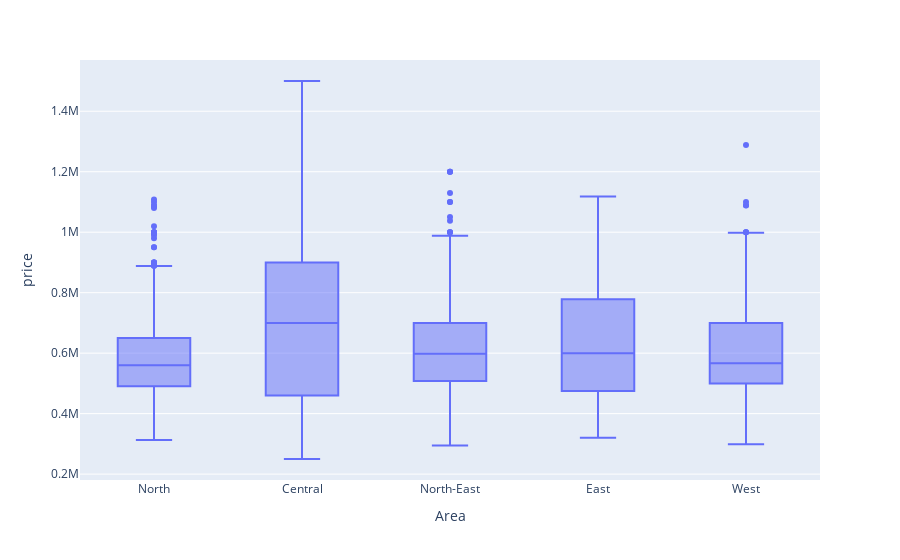

Notebook code for this chart:
### Code cell
px.box(df, "Area", "price")

### Figure 1 — Plotly figure (JSON) as saved in the notebook; plotly's stock layout.template omitted (floating-point values rounded to 4 significant figures; data arrays with more than 128 entries replaced by an {"elided": "..."} marker saying what was removed)
{"data": [{"alignmentgroup": "True", "hovertemplate": "Area=%{x}<br>price=%{y}<extra></extra>", "legendgroup": "", "marker": {"color": "#636efa"}, "name": "", "notched": false, "offsetgroup": "", "orientation": "v", "showlegend": false, "type": "box", "x": {"elided": "2232 str values"}, "x0": " ", "xaxis": "x", "y": {"elided": "2232 int values"}, "y0": " ", "yaxis": "y"}], "layout": {"boxmode": "group", "legend": {"tracegroupgap": 0}, "margin": {"t": 60}, "xaxis": {"anchor": "y", "domain": [0, 1], "title": {"text": "Area"}}, "yaxis": {"anchor": "x", "domain": [0, 1], "title": {"text": "price"}}}}
